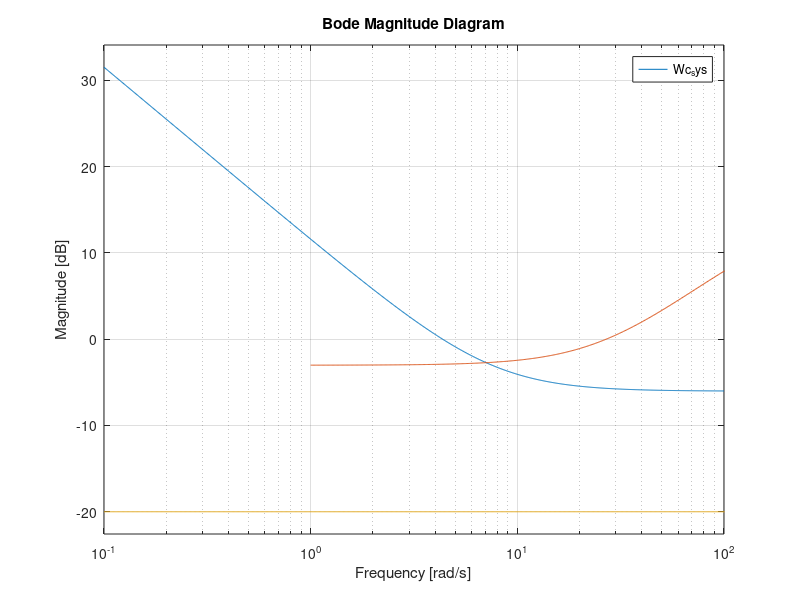

This chart was generated by the following MATLAB code: (Note: this script raises an error after producing the figure.)
% ~~~~~~~~~~~~~~~~~~~~~~~~~~~~~~~~~~~~~~~~~~~~~~~~~~~~~~~~~~~~~~~~~~~~~~~~~
% Purpose:
%   This file sets up the pitch matrices 
%   and designs a Hinf SF Accel Cmd Tracking autopilot
%
% Created : 2/8/2017, Kevin A Wise
%
% Modified:
% ~~~~~~~~~~~~~~~~~~~~~~~~~~~~~~~~~~~~~~~~~~~~~~~~~~~~~~~~~~~~~~~~~~~~~~~~
clc
clear all
close all
format short e

disp('****************************** Program Start ****************');
plot_file_name = 'Homework_4_HINF_2017.ppt';
save_plots = 0; % Flag to bypass saving plots
w = logspace(-3,4,1000);
t = linspace(0,2.5,1000);
dd=0.:.001:2*pi;
xx1=cos(dd)-1;yy1=sin(dd);
rtd = 180/pi;

g    = 32.174;

m2ft = 3.2808;    % meters to feet conversion
ft2m = 1/3.2808;  % feet to meters conversion

% Public release airframe parameters
%*************************************************************************
% Plant Model
%*************************************************************************
% State Names 
%  ----------- 
%  AZ fps2         
%  q rps           
%  Dele rad        
%  Dele dot rps    
 
%  Input Names
%  -----------
%  Dele cmd deg    
% Plant.Ap = [ -0.576007     -3255.07            4.88557       9.25796;
%           -0.0410072       -0.488642       -2.03681       0      ;
%                  0                0               0             1      ;
%                  0                0           -8882.64       -133.266  ];
% Plant.Bp = [      0  ;  0   ;     0   ;  8882.64];
% Plant.Cp = [1 0 0 0];
% Plant.Dp = 0.*Plant.Cp*Plant.Bp;
% pstatnam = {'Az fps2' 'q rps' 'dele rad' 'deledot rps'};
% poutnam  = {'Az fps2'};
% pinnam   = {'delecmd rad'};
% plant=ss(Plant.Ap,Plant.Bp,Plant.Cp,Plant.Dp,'statename',pstatnam,'inputname',pinnam,'outputname',poutnam);

%**************************************************************************
% Aircraft Model Data
%**************************************************************************
% Model (taken from example 5.2, the aircraft pitch axis plant data)
% Aero constants used in the aircraft model:
Za_V = -1.3046;
Ma   = 47.711; % Positve Ma = unstable aircraft
Zd_V = -.2142;
Md   = -104.83;
V    = 886.78; % (fps)
Za   = V*Za_V;
Zd   = V*Zd_V;
w_act = 2.*pi*11; % actuator natural frequency rps
z_act = 0.707;    % actuator damping

grav = 32.174; % (fps2)

%**************************************************************************
% Plant model for analysis with actuator 
%**************************************************************************
% States are AOA (rad),  pitch rate (rps), dele (rad), deledot (rps)
disp('Plant Model')
disp('xpdot = Ap*xp + Bp*u')
disp('    y = Cp*xp + Dp*u')
disp('   xp = AOA (rad), pitch rate q (rps), dele (rad), deledot (rps)')
disp('    u =  delec (rad)')
disp('    y =  Az (fps2), AOA (rad), pitch rate q (rps), dele (rad), deledot (rps)')

disp(' ')

Plant.Ap = [Za_V  1.      Zd_V          0.; 
      Ma    0.       Md           0.;
      0.    0.       0.           1.;
      0.    0. -w_act*w_act -2*z_act*w_act];

% Input is dele (rad)
Plant.Bp = [0.; 0.; 0.; w_act*w_act ];

% Outputs are Az (fps2), AOA (rad), pitch rate (rps), dele (rad), deledot (rps)
Plant.Cp = [  Za   0.  Zd  0. ];
Plant.Dp = 0.*Plant.Cp*Plant.Bp;




% ~~~~~~~~~~~~~~~~~~~~~~~~~~~~~~~~~~~~~~~~~~~~~~~~~~~~~~~~~~~~~~~~~
% ~~~~~~~~~~~~~~~~~~~~  Hinf Optimal Control  ~~~~~~~~~~~~~~~~~~~~~
% ~~~~~~~~~~~~~~~~~~~~~~~~~~~~~~~~~~~~~~~~~~~~~~~~~~~~~~~~~~~~~~~~~

%% Target Loop Gain Cross-Over Frequency
% This parameter set the target bandwidth

wlgcf = 1.2; %Hz
disp(' ')
disp(['Target lgcf = ' num2str(wlgcf)])
disp(' ')

%% Sensitivity Ws

Ws.Tau = 1/(2*pi*wlgcf);
Ws.K = 0.5/Ws.Tau;
%Ws.K = 0.8/Ws.Tau;
Ws.num = Ws.K * [Ws.Tau, 1];
Ws.den = [1, 0];
[Ws.A,Ws.B,Ws.C,Ws.D] = tf2ss(Ws.num,Ws.den);

Ws.sys = ss(Ws.A,Ws.B,Ws.C,Ws.D);
figure(1)
bodemag(Ws.sys)
grid on
hold on

%% Complementary Sensitivity Wt

Wt.TauN = 1/(3.5*2*pi*wlgcf);
Wt.TauD = 0.005;
Wt.K = 0.707;
Wt.num = Wt.K * [Wt.TauN, 1];
Wt.den = [Wt.TauD, 1];
[Wt.A,Wt.B,Wt.C,Wt.D] = tf2ss(Wt.num,Wt.den);

Wt.sys = ss(Wt.A,Wt.B,Wt.C,Wt.D);
bodemag(Wt.sys)
grid on
hold on

%% Control Activity

Wc = 0.1;
Cc = [0, 0, 0, 1];
Wc_sys = ss(0,0,0,Wc);

bodemag(Wc_sys)
xlim([0.1,100])
if(save_plots == 1) saveppt2(plot_file_name); end   
hold off

%% Hinf State-Feedback Matrix Setup (with E,21 and D1,31 fixes)

HinfSF.A = [     Plant.Ap, zeros(4,1), zeros(4,1);...
            Ws.B*Plant.Cp,       Ws.A,          0;...
            Wt.B*Plant.Cp,          0,       Wt.A];

HinfSF.B = [     Plant.Bp;...
            Ws.B*Plant.Dp;...
            Wt.B*Plant.Dp];

HinfSF.E = [zeros(4,1);...
                 -Ws.B;...
                     0];

HinfSF.C = [ Ws.D*Plant.Cp, Ws.C,    0;...
             Wt.D*Plant.Cp,    0, Wt.C;...
            Wc*Cc*Plant.Ap,    0,    0];
            
HinfSF.D1 = [ Ws.D*Plant.Dp;...
              Wt.D*Plant.Dp;...
             Wc*Cc*Plant.Bp];

HinfSF.D2 = [-Ws.D;...
                 0;...
                 0];

HinfSF.B_hat = [HinfSF.B, HinfSF.E];

HinfSF.D_hat = [HinfSF.D1, HinfSF.D2];

HinfSF.Q = HinfSF.C'*HinfSF.C;
HinfSF.S = [HinfSF.C'*HinfSF.D1 HinfSF.C'*HinfSF.D2];

%% Gamma Search Algorithm

gamma_max = 20;
gamma_min = 1;
gamma = gamma_max;
to_test = 1;

while(abs(gamma_max - gamma_min)>1e-10)
    if to_test == 1
        gamma_max = gamma;
    else
        gamma_min = gamma;
    end
    gamma = (gamma_max + gamma_min)/2;   
    disp(['gamma_max = ',num2str(gamma_max,  '%12.10g'),'  gamma = ',num2str(gamma,  '%12.10g'),...
          '  gamma_min = ',num2str(gamma_min,  '%12.10g')])
    
    HinfSF.R = [HinfSF.D1'*HinfSF.D1 HinfSF.D1'*HinfSF.D2;...
                HinfSF.D2'*HinfSF.D1 HinfSF.D2'*HinfSF.D2 - gamma^2];
    
    [P,CL_eig,K] = care(HinfSF.A,HinfSF.B_hat,HinfSF.Q,HinfSF.R,HinfSF.S);
    
    pos_test = 1;
    ev = eig(P);
    for i = 1:6
        if ev(i) < 0
            pos_test = 0;
        end
    end

    HinfSF.Kxopt = -[1 0]*HinfSF.R^-1*(HinfSF.B_hat'*P + HinfSF.S');
    HinfSF.Aref = HinfSF.A + HinfSF.B*HinfSF.Kxopt;
    
    eig_test = 1;
    ev_cl = eig(HinfSF.Aref);
    for i = 1:6
        if ev_cl(i) >= 0
            eig_test = 0;
        end
    end
    to_test = pos_test*eig_test;    
end

disp(' ')
disp('1 ********************')

HinfSF.Kxref = HinfSF.Kxopt;
disp(['Gamma optimal = ',num2str(gamma,  '%12.10g')])
disp(['K optimal = ',num2str(HinfSF.Kxopt)])
Niter = 0;

EE=HinfSF.A'*P+P*HinfSF.A - (P*HinfSF.B_hat+HinfSF.S)*inv(HinfSF.R)*(HinfSF.B_hat'*P+HinfSF.S')+HinfSF.Q;
disp(['Norm EE opt = ',num2str(norm(EE))]);

%%%%%%%%%%%%%%%%%%%%%%%%%%%%%
%%%%%%%%%%%%%%%%%%%%%%%%%%%%%
%%%%%%%%%%%%%%%%%%%%%%%%%%%%%
%
% Set gamm to a value slighly larger than the optimal to get smaller gains
gamma = 1.18
    HinfSF.R = [HinfSF.D1'*HinfSF.D1 HinfSF.D1'*HinfSF.D2;...
                HinfSF.D2'*HinfSF.D1 HinfSF.D2'*HinfSF.D2 - gamma^2];
    [P,CL_eig,K] = care(HinfSF.A,HinfSF.B_hat,HinfSF.Q,HinfSF.R,HinfSF.S);
    HinfSF.Kxref = -[1 0]*HinfSF.R^-1*(HinfSF.B_hat'*P + HinfSF.S');
    HinfSF.Aref = HinfSF.A + HinfSF.B*HinfSF.Kxref;
disp(['Gamma = ',num2str(gamma, '%12.10g')])
disp(['K ref = ',num2str(HinfSF.Kxref)])
EE=HinfSF.A'*P+P*HinfSF.A - (P*HinfSF.B_hat+HinfSF.S)*inv(HinfSF.R)*(HinfSF.B_hat'*P+HinfSF.S')+HinfSF.Q;
disp(['Norm EE opt = ',num2str(norm(EE))]);
disp(' ')
disp('2 ********************')


%% Closed-Loop System
%*******************************************************
% General Form 
%*******************************************************  
%Close the loop to test the model
% Plant form  xdot = Apx + Bpu; 
%                      y = Cpx +Dpu

  Ap = Plant.Ap
  Bp = Plant.Bp
  Cp = [  Za   0.  Zd  0. ;
          eye(4)]
  Dp = 0*Cp*Bp

% plant size
[nCp,nAp] = size(Cp);
[~,nBp]   = size(Bp);

% Controller xcdot = Acxc + Bc1y + Bc2r
%                      u = Ccxc + Dc1y + Dc2r

  Ac = [ Ws.A       0.;
               0.    Wt.A]
  Bc1 = [ Ws.B*[1 0 0 0 0]
          Wt.B*[1 0 0 0 0]]
  Bc2 = [-Ws.B
                 0.]
  Cc   = [ HinfSF.Kxref(:,5:6) ]
  Dc1 = [ 0. HinfSF.Kxref(:,1:4)]
  Dc2 = [ 0. ]
  
    
%   w=logspace(-1,4,500);
  rtd=180/pi;

  
% Form the closed loop system
     Z = inv(eye(size(Dc1*Dp))-Dc1*Dp);
     Acl = [     (Ap+Bp*Z*Dc1*Cp)              (Bp*Z*Cc);
         (Bc1*(Cp+Dp*Z*Dc1*Cp))  (Ac+Bc1*Dp*Z*Cc)];
     Bcl = [       Bp*Z*Dc2;
         (Bc2+Bc1*Dp*Z*Dc2)];
     Ccl = [(Cp+Dp*Z*Dc1*Cp) (Dp*Z*Cc)];
     Dcl =(Dp*Z*Dc2);
     sys_cl = ss(Acl,Bcl,Ccl,Dcl);

     y = step(sys_cl,t);
     az = y(:,1); %  acceleration (fps2)
     aze = abs(ones(size(az))-az);  % error for az
     taur = 0.; taus= 0.; % rise time and settling time
     fv = aze(numel(aze)); % final value of the error
     e_n = aze - fv*ones(size(aze)) - 0.36*ones(size(aze));
     e_n1 = abs(e_n) + e_n;
     taur = crosst(e_n1,t); % rise time 
     e_n = aze - fv*ones(size(aze)) - 0.05*ones(size(aze));
     e_n1 = abs(e_n) + e_n;
     taus = crosst(e_n1,t); % settling time

disp('Closed Loop Eigenvalues')
damp(Acl)
[V,D] = eig(Acl);
disp('Closed Loop Eigenvectors')
V
disp('Closed Loop Eigenvalues')
D


% SS model of loop gain at the plant input Lu
     A_Lu = [ Ap 0.*Bp*Cc;  Bc1*Cp Ac];
     B_Lu = [ Bp; Bc1*Dp];
     C_Lu = -[ Dc1*Cp Cc];%change sign for loop gain
     D_Lu = -[ Dc1*Dp];
     sys_Lu = ss(A_Lu,B_Lu,C_Lu,D_Lu);
     magdb = 20*log10(abs(squeeze(freqresp(sys_Lu,w))));
     wc = crosst(magdb,w); % LGCF, assumes Lu is a scalar
     sr = sigma(sys_Lu,w,3);
     sru_min = min(abs(sr));
     rd = sigma(sys_Lu,w,2);
     rdu_min = min(abs(rd));
     Lu = freqresp(sys_Lu,w);
     
% Analysis at plant output
     T  = freqresp(sys_cl,w); % Complementary Sensitivity
     S = 1 - T; % Sensitivity
     T_Az = 20*log10(abs(squeeze(T(1,1,:))));
     S_Az = 20*log10(abs(squeeze(S(1,1,:))));
     Tmax = max(T_Az); % Inf Norm of T in dB
     Smax = max(S_Az); % Inf Norm of S in dB
     Ws_magdb = 20*log10(abs(squeeze(1/freqresp(Ws.sys,w)))) ;
     Wt_magdb = 20*log10(abs(squeeze(1/freqresp(Wt.sys,w)))) ;



     %Compute singluar value margins
     neg_gm =  min([ (1/(1+rdu_min)) (1-sru_min)]); % in dB
     pos_gm =  max([ (1/(1-rdu_min)) (1+sru_min)]); % in dB
     neg_gmdB = 20*log10( neg_gm ); % in dB
     pos_gmdB = 20*log10( pos_gm ); % in dB
     pm = 180*(max([2*asin(rdu_min/2) 2*asin(sru_min/2)]))/pi;% in deg
     disp('Singular value margins')
     disp(['Min Singular value I+Lu =    ' num2str(rdu_min)])
     disp(['Min Singular value I+invLu = ' num2str(sru_min)])
     disp(['Singular value gain margins = [' ...
         num2str(neg_gmdB) ' dB,' num2str(pos_gmdB) ' dB ]' ])
     disp(['Singular value phase margins = [ +/-' ...
         num2str(pm)  ' deg ]' ])

     
     
     y = step(sys_cl,t);
     az = y(:,1); %  acceleration (fps2)
     aze = abs(ones(size(az))-az);  % error for az
     taur = 0.; taus= 0.; % rise time and settling time
     fv = aze(numel(aze)); % final value of the error
     e_n = aze - fv*ones(size(aze)) - 0.36*ones(size(aze));
     e_n1 = abs(e_n) + e_n;
     taur = crosst(e_n1,t); % rise time 
     e_n = aze - fv*ones(size(aze)) - 0.05*ones(size(aze));
     e_n1 = abs(e_n) + e_n;
     taus = crosst(e_n1,t); % settling time

   
   
   

% Scale the linear response by 32.174 for "one gee"
% Plot the time histories
figure('Name','Acceleration Time History')
plot(t,az,'b','LineWidth',2);grid
legend(['63% Tr = ' num2str(taur) ' 95% Ts = ' num2str(taus)]);
xlabel('Time (sec)');
ylabel('Az (fps2)');
if(save_plots == 1) saveppt2(plot_file_name); end

figure('Name','Pitch Rate Time History')
plot(t,y(:,3)*rtd,'b','LineWidth',2);grid
xlabel('Time (sec)');
ylabel('Pitch Rate (dps)');
if(save_plots == 1) saveppt2(plot_file_name); end

figure('Name','Elevon Time History')
plot(t,y(:,4)*rtd,'b','LineWidth',2);grid
xlabel('Time (sec)');
ylabel('Elevon (deg)');
if(save_plots == 1) saveppt2(plot_file_name); end

figure('Name','Elevon Rate Time History')
plot(t,y(:,5)*rtd,'b','LineWidth',2);grid
xlabel('Time (sec)');
ylabel('Elevon Rate(dps)');
if(save_plots == 1) saveppt2(plot_file_name); end


ngm = -1/neg_gm;
pgm = -1/pos_gm;
figure('Name','Nyquist Plot'),
plot(xx1,yy1,'k:',real(squeeze(Lu)),imag(squeeze(Lu)),'k',...
    [ngm -1.],[0. 0.],'r',[-1 pgm],[0. 0.],'c','LineWidth',2);grid
axis([-3 3 -3 3]);
xlabel('Re(Lu)')
ylabel('Im(Lu)')
legend('Unit Circle at -1,j0','Lu','Neg SV Margin','Pos SV Margin');
if(save_plots == 1) saveppt2(plot_file_name); end

%
figure('Name','Nyquist Plot at Plant Input'),
%plot(xx1,yy1,'r',real(squeeze(Lu)),imag(squeeze(Lu)),'k',real(Lu_lqr),imag(Lu_lqr),'b',...
plot(xx1,yy1,'r',real(squeeze(Lu)),imag(squeeze(Lu)),'k',...
'LineWidth',2);grid
axis([-2 2 -2 2]);
legend('Unit Circle','Hinf-SF','Location','Best');
xlabel('Re(L)')
ylabel('Im(L)')
title('Nyquist Plot at Plant Input')
if(save_plots == 1) saveppt2(plot_file_name); end

figure('Name','Bode Magnitude at Plant Input'),
semilogx(w,20*log10(abs(squeeze(Lu))),'k','LineWidth',2);grid
legend('Hinf-SF','Location','Best');
xlabel('Frequency (rps)')
ylabel('Mag')
title('Bode at Input')
if(save_plots == 1) saveppt2(plot_file_name); end

figure
margin(sys_Lu);grid
if(save_plots == 1) saveppt2(plot_file_name); end


figure('Name','Return Difference at Plant Input'),
semilogx(w,20*log10(abs(rd)),'k','LineWidth',2);grid
legend([' min(I+Lu) = ' num2str(rdu_min)],'Location','Best');
xlabel('Frequency (rps)')
ylabel('Mag dB')
title('Return Difference at Plant Input')
if(save_plots == 1) saveppt2(plot_file_name); end

figure('Name','Stability Robustness at Plant Input'),
semilogx(w,20*log10(abs(sr)),'k', 'LineWidth',2);grid
legend([' min(I+invLu) = ' num2str(sru_min)],'Location','Best');
xlabel('Frequency (rps)')
ylabel('Mag dB')
title('Stability Robustness at Plant Input')
if(save_plots == 1) saveppt2(plot_file_name); end

figure('Name','Comp Sens T');
semilogx(w,T_Az,'b',w,Wt_magdb,'k', 'LineWidth',2);grid
legend(['||T||inf = ' num2str(Tmax) ' (dB)'],'invWt','Location','Best');
title('Comp Sens T');
xlabel('Freq (rps)');ylabel('Mag (dB)');
if(save_plots == 1) saveppt2(plot_file_name); end  

figure('Name','Sens S');
semilogx(w,S_Az,'b',w,Ws_magdb,'k', 'LineWidth',2);grid
legend(['||S||inf = ' num2str(Smax) ' (dB)'],'invWs','Location','Best');
title('Sens S');
xlabel('Freq (rps)');ylabel('Mag (dB)');
if(save_plots == 1) saveppt2(plot_file_name); end   


return     


